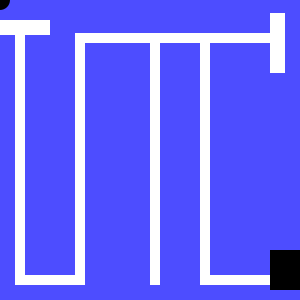
Frame 1 (no input)
Frame 60 (the mouse pressed at the canvas centre just before this capture): identical to frame 1, image omitted
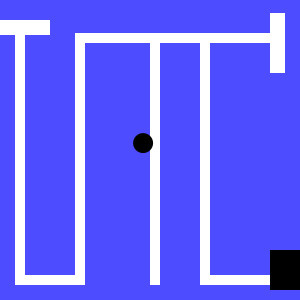
Frame 120 (the mouse held since frame 60 and released just before this capture)

The Processing sketch that drew these frames (run headless with seeded random() and noise(); from frame 60 on, the mouse is pressed at the canvas centre):

// Processing sketch: processing_140818
// ── processing_140818.pde

float x;
float y;
float easing = 0.05;

void setup() {
  size(300, 300); 
  noStroke(); 
}
 
 void draw() { 
  background(77,77,255); 

 float targetX = mouseX;
  float dx = targetX - x;
  if(abs(dx) > 1) {
    x += dx * easing;
  }
  
  float targetY = mouseY;
  float dy = targetY - y;
  if(abs(dy) > 1) {
    y += dy * easing;
  }
  
fill(255,255,255);
rect(270,13,15,60);
rect(-10, 20, 60, 15);
rect(15,35,10,250);
rect(15,275,70,10);
rect(75,33,10,250);
rect(75,33,200,10);
rect(150,35,10,250);
rect(200,35,10,250);
rect(205,275,70,10);
fill(0);
rect(270,250,40,40);
fill(0);
  line(30, 20, 85, 75);
  ellipse(x,y,20,20);


}
